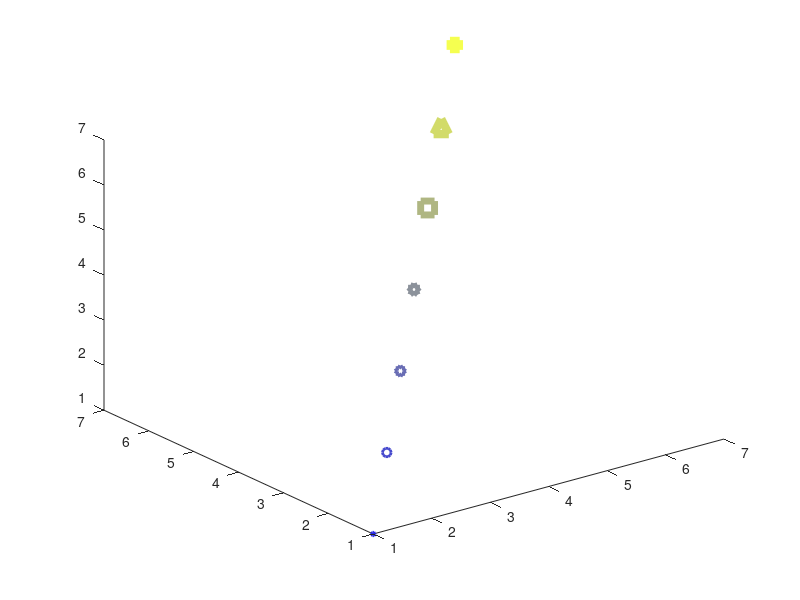

The MATLAB script that drew this image:
X = 1:7;

d1 = X;
d2 = X;
d3 = X;
d4 = X*20;
d5 = (X*35)/255; 
d6 = X/7;
d7 = (255-(X*25))/255;
d8 = ['*','o','h','p','s','^','+'];
d9 = X;
d10 = "time?";
d11 = "pacing?";
% [1 2    3   4 5 6  7           8 9   10] val == space between val & val+1

clf
hold on
for i = 1:length(X)
    scatter3(d1(i), d2(i), d3(i), d4(i), [d5(i), d6(i), d7(i)], d8(i),...
    'LineWidth', d9(i))
end

view(3)


%[---o-----------------] 3
%[-------o-------------] 7
%[---------------o-----] 14